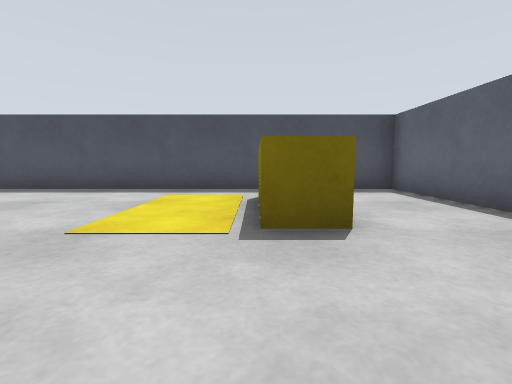
view 1 (above)

23 first-person views from a walk through a world built for the Gazebo simulator. The camera is 0.65 m above the floor, tilts 6° down and sees 85° across. The floor is counted in squares, 1 m on a side. Each view is taken from the middle of a square. On the plan, view 1 faces up. The plan holds only what a view shows up to about 9 squares ahead; the rest is blank. The robots in the file are not drawn.

view 2
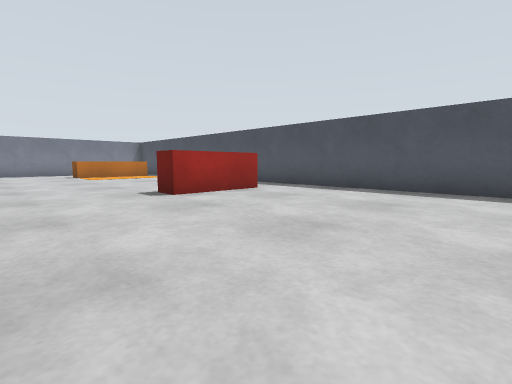

view 3
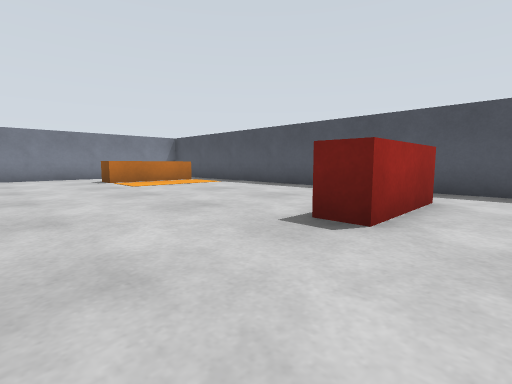

view 4
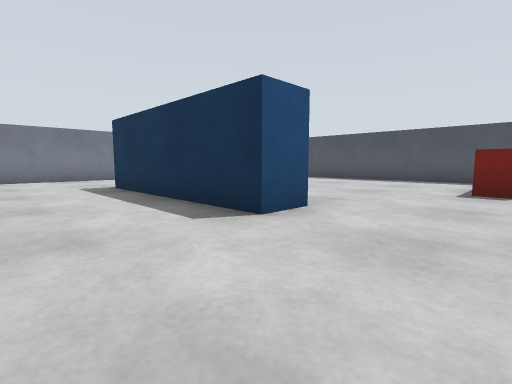

view 5
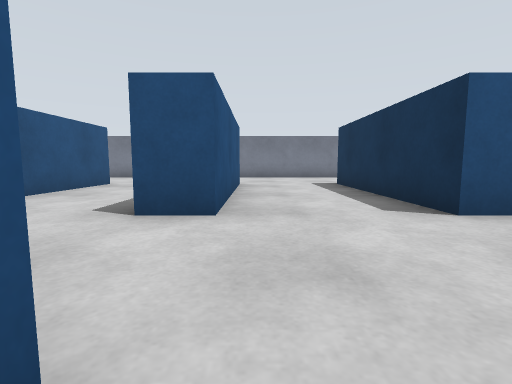

view 6
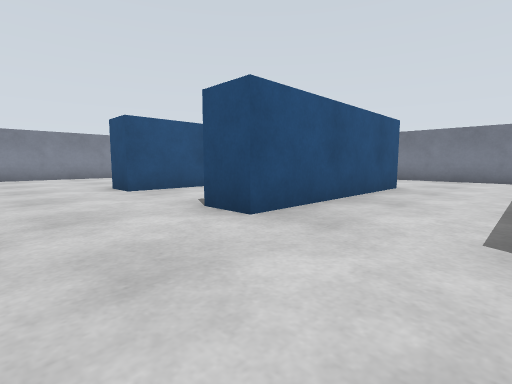

view 7
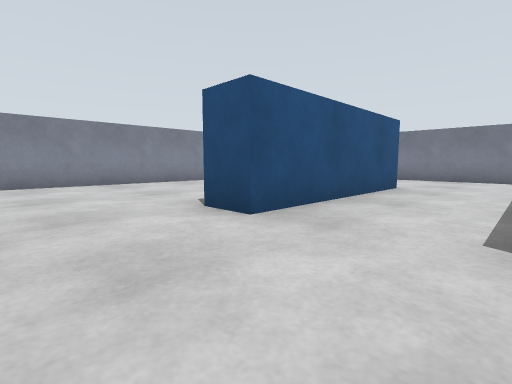

view 8
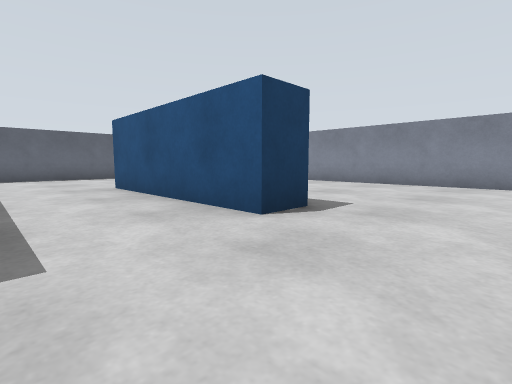

view 9
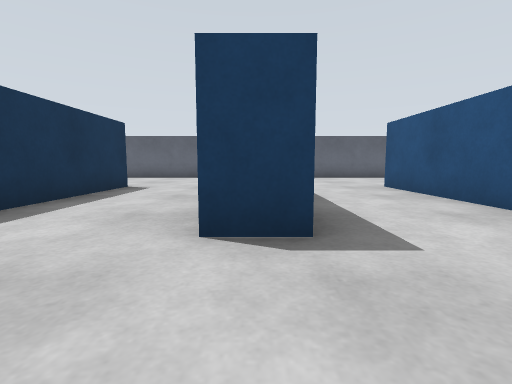

view 10
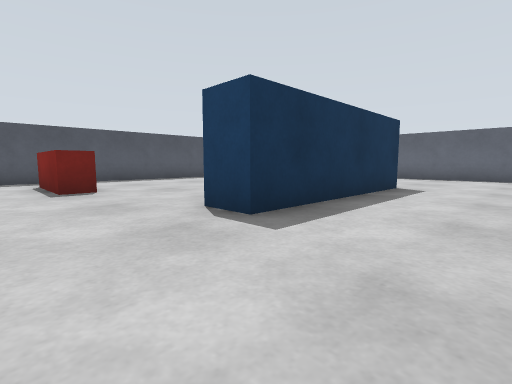

view 11
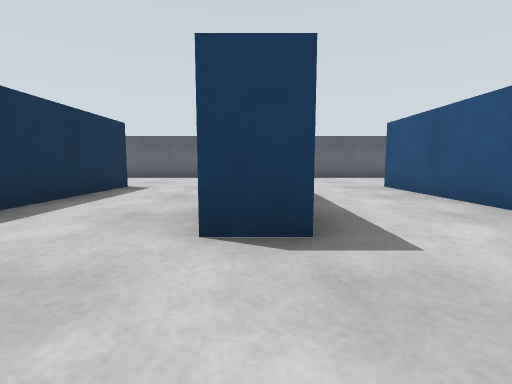

view 12
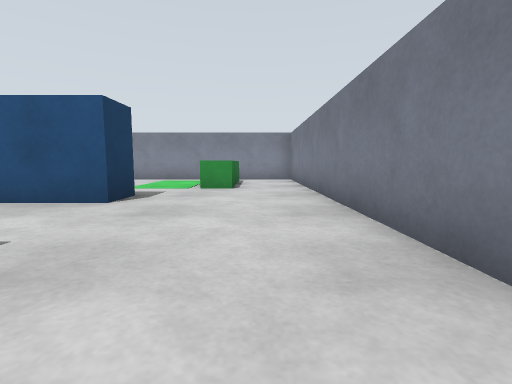

view 13
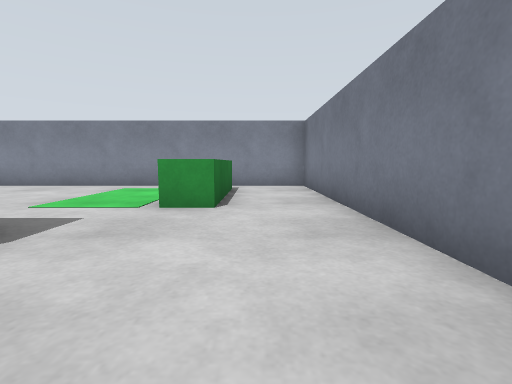

view 14
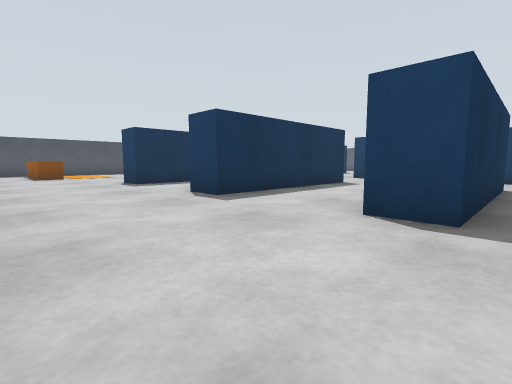

view 15
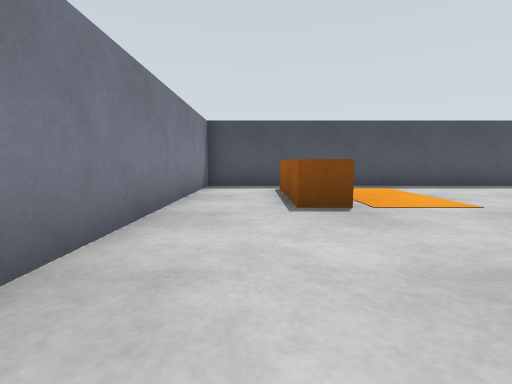

view 16
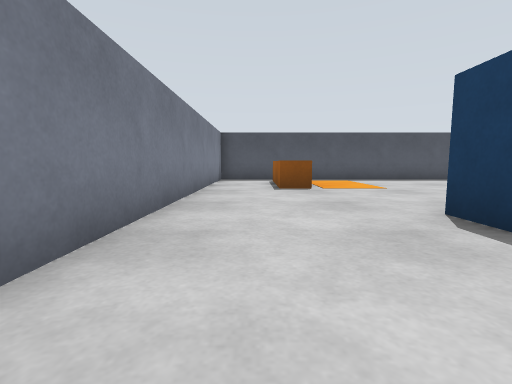

view 17
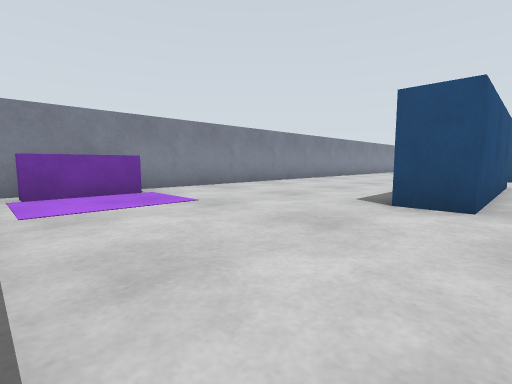

view 18
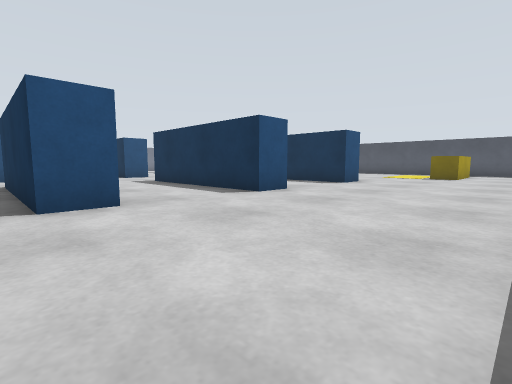

view 19
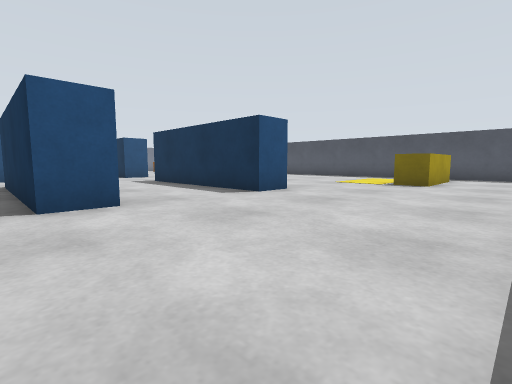

view 20
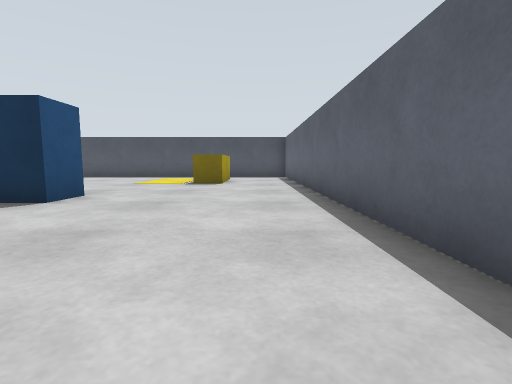

view 21
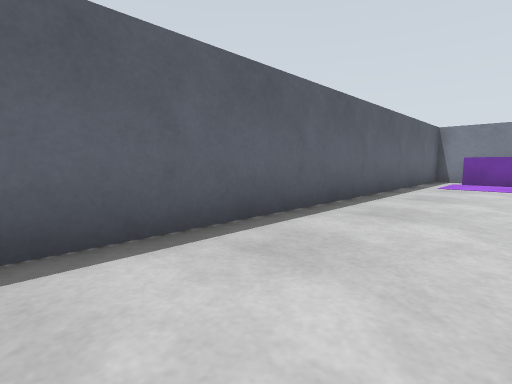

view 22
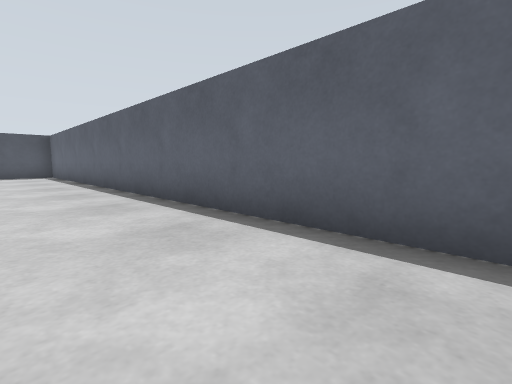

view 23
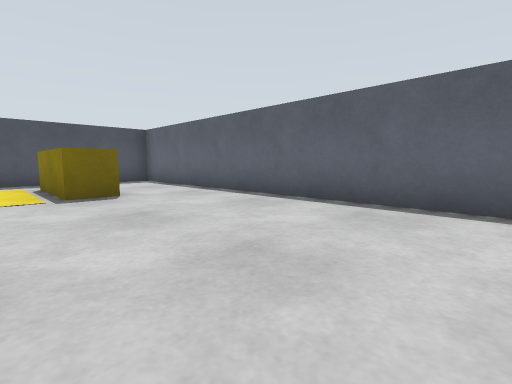

### Floor plan
Points are (right, up) in squares from view 1. A wall is a line through its corners. A room is listed if a view was taken in it or the views show most of it. See-through windows are left out.
Room 1 (views 1, 2, 3, 4, 5, 6, 7, 8, 9, 10, 11, 12, 13, 14, 15, 16, 17, 18, 19, 20, 21, 22, 23)
walls: (-9.4, -5.5) (-14.6, -5.5) (-14.6, -4.5) (-9.4, -4.5) (-9.4, -5.5); (-5.2, -8.5) (-1.4, -8.5) (-1.4, -9.5) (-6.6, -9.5) (-6.6, -8.5); (-9.4, -8.5) (-9.4, -9.5) (-14.6, -9.5) (-14.6, -8.5) (-9.4, -8.5); (-1.4, -4.4) (-1.4, -5.5) (-6.6, -5.5) (-6.6, -4.5); (-9.4, -0.4) (-9.4, -1.5) (-14.6, -1.5) (-14.6, -0.5); (-6.6, -13.6) (-6.6, -12.5) (-1.4, -12.5) (-1.4, -13.5); (-1.4, -0.4) (-1.4, -1.5) (-6.6, -1.5) (-6.6, -0.5); (-14.6, -13.5) (-14.6, -12.5) (-9.4, -12.5) (-9.4, -13.5); (-18.4, -6.5) (-18.4, -7.6); (-18.4, -9.4) (-18.4, -18.8) (-4.9, -18.8); (-3.1, -18.8) (3.4, -18.8) (3.4, 6.9) (-18.4, 6.9) (-18.4, -3.5)
low walls: (0.4, -18) (2.5, -18) (2.5, -18.5)
objects: green box (-16, -18) to (-16, -15); orange box (-16, 3) to (-16, 6); red box (-8, 3) to (-7, 5); yellow box (0, 3) to (1, 5)

Where each view was taken, in squares from view 1:
view 1: 0 up, 0 right, facing up
view 2: 0 up, 2 left, facing up-left
view 3: 0 up, 6 left, facing up-left
view 4: 4 down, 7 left, facing up-left
view 5: 4 down, 6 left, facing left
view 6: 6 down, 7 left, facing down-left
view 7: 10 down, 7 left, facing down-left
view 8: 10 down, 9 left, facing down-right
view 9: 9 down, 9 left, facing right
view 10: 4 down, 9 left, facing up-right
view 11: 5 down, 9 left, facing right
view 12: 8 down, 17 left, facing down
view 13: 11 down, 17 left, facing down
view 14: 10 down, 18 left, facing up-right
view 15: 1 down, 17 left, facing up
view 16: 4 down, 17 left, facing up
view 17: 12 down, 3 right, facing down-left
view 18: 10 down, 3 right, facing up-left
view 19: 6 down, 3 right, facing up-left
view 20: 6 down, 2 right, facing up
view 21: 8 down, 1 right, facing down-right
view 22: 8 down, 1 right, facing up-right
view 23: 3 down, 1 left, facing up-right
